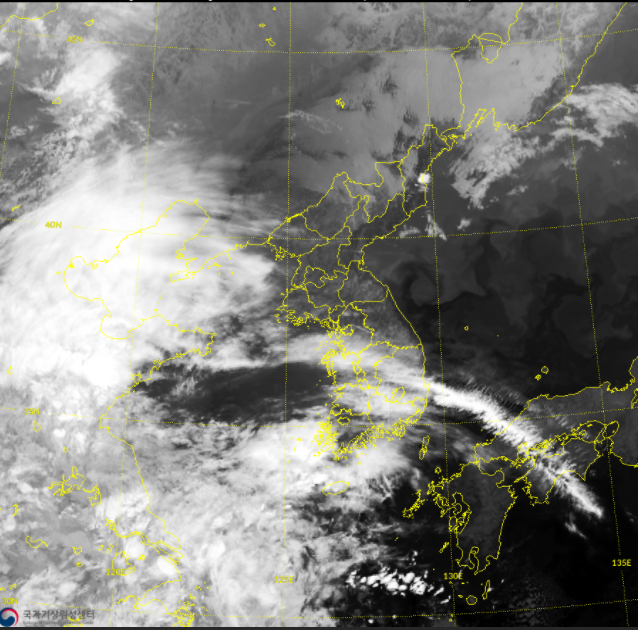
#> input picture dir/1.PNG, 638 x 630 px
$ python example.py
#> lines starting #> are read from the running program, lines starting #| are printed output that depends on the picture
import numpy as np
import cv2
from matplotlib import pyplot as plt
img1 = cv2.imread('1.PNG',0)
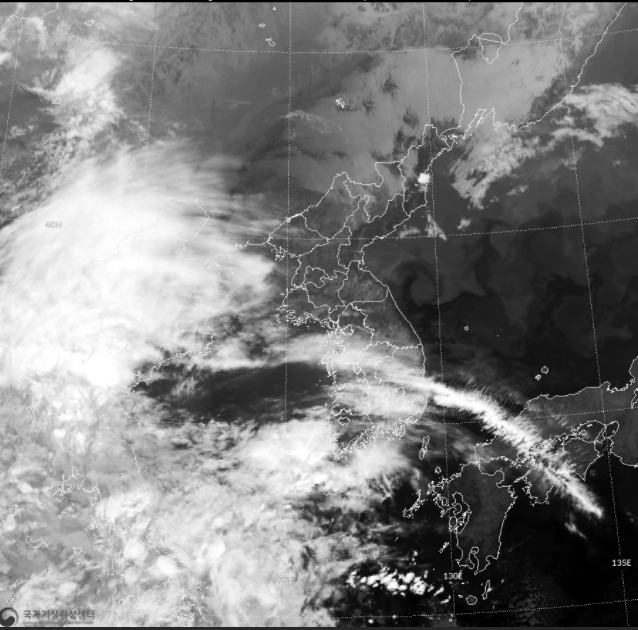
#> img1: shape (630, 638); min 0, max 255, mean 128.6
img2 = cv2.imread('2.PNG',0)
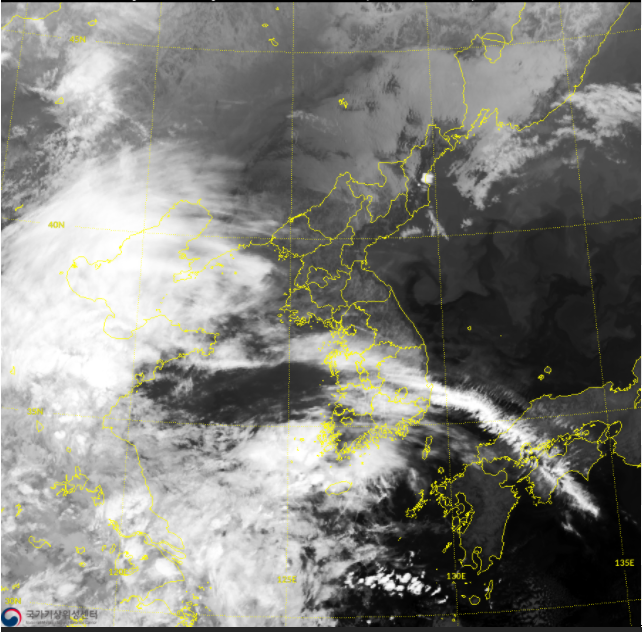
#> input picture dir/2.PNG, 642 x 632 px
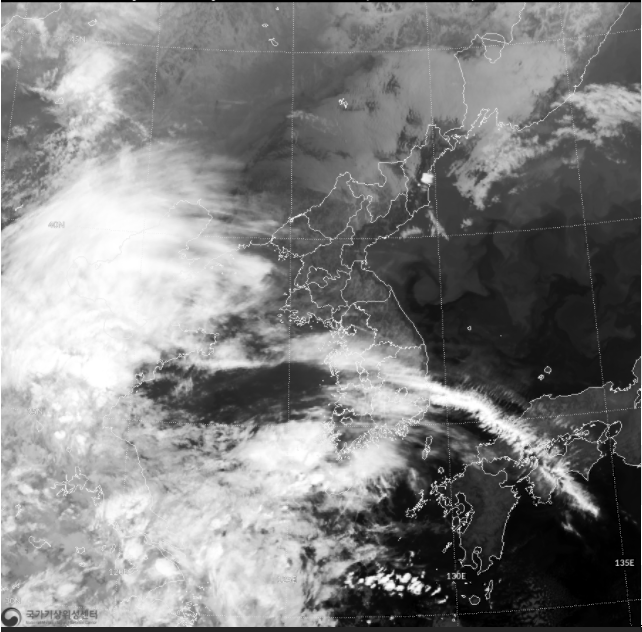
#> img2: shape (632, 642); min 0, max 255, mean 128.8
sift = cv2.xfeatures2d.SIFT_create(10)
kp1, des1 = sift.detectAndCompute(img1,None)
#> kp1 = 10 keypoints; (x, y, size): (371, 621, 2.6), (371, 621, 2.6), (403, 587, 3.5), (403, 587, 3.5), (441, 589, 3), (419, 587, 8.6), (415, 553, 2.6), (415, 553, 2.6), (363, 580, 3.2), (402, 594, 2)
kp2, des2 = sift.detectAndCompute(img2,None)
#> kp2 = 10 keypoints; (x, y, size): (361, 580, 2.9), (416, 587, 8.6), (400, 588, 3.7), (400, 588, 3.7), (400, 588, 3.7), (369, 622, 2.6), (369, 622, 2.6), (369, 622, 2.6), (438, 590, 3.2), (406, 577, 5)
bf = cv2.BFMatcher()
matches = bf.knnMatch(des1,des2, k=2)
#> matches = 10 matches
good = []
for m,n in matches:
    if m.distance < 0.3*n.distance:
        good.append([m])
#> this loop made 10 passes
#> after the loop, good = 2 matches
img3 = cv2.drawMatchesKnn(img1,kp1,img2,kp2,good,None,flags=2)
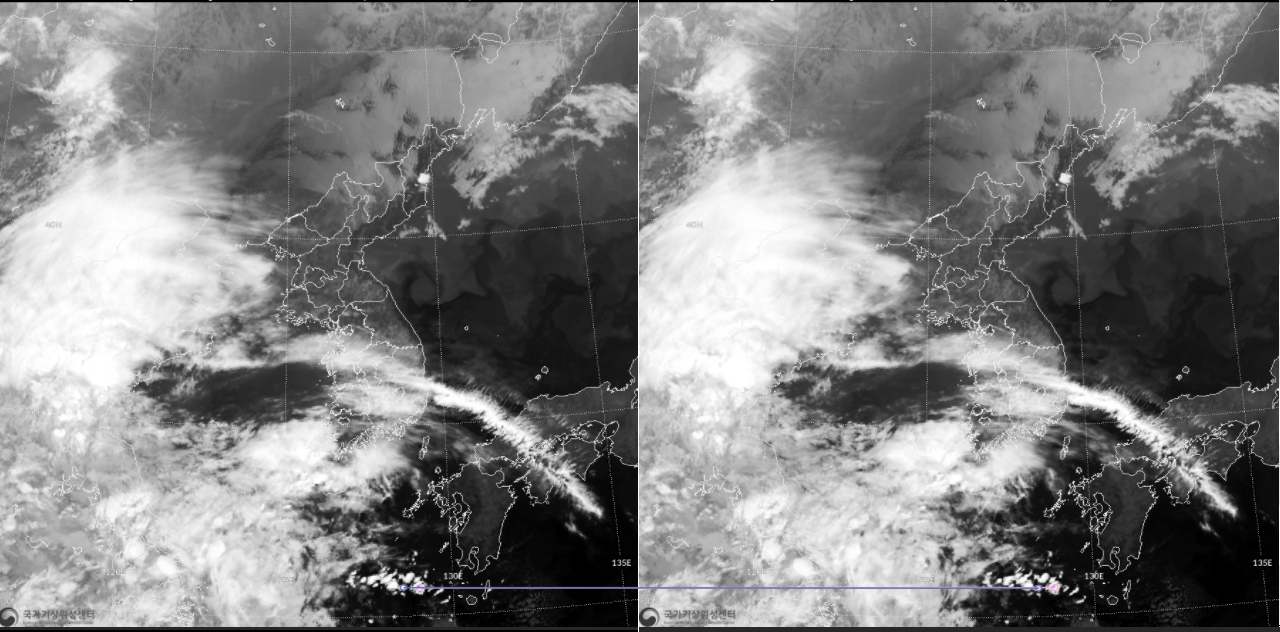
#> img3: shape (632, 1280, 3); mean of channels 0, 1, 2 128.6, 128.4, 128.5; drawn as B, G, R
plt.imshow(img3),plt.show()
